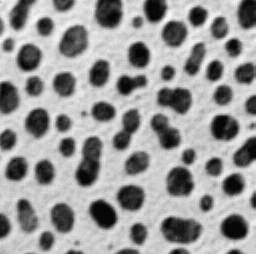
#> input picture images/blobs.tif, 256 x 254 px, found by its file name
$ jupyter execute --allow-errors test_watershed.ipynb
#> lines starting #> are read from the running program, lines starting #| are printed output that depends on the picture; after the words box and inside, x2 and y2 are one past the last pixel; in counts of white or black regions, pixels touching at a corner belong together
### tnia/plotting/plt_helper.py
from email import utils
import matplotlib.pyplot as plt
import numpy as np
from matplotlib.colors import PowerNorm, to_rgb, CSS4_COLORS
import colorsys
from skimage import color
# Outline overlay helper and generation
from skimage.segmentation import find_boundaries
from scipy import ndimage as ndi

from matplotlib import rcParams
# Set the global interpolation to 'none'
rcParams['image.interpolation'] = 'none'

color_dictionary = {
    "Cy5": [1, 0, 0],        # Red
    "DAPI": [0, 0, 1],       # Blue
    "FITC": [0, 1, 0],       # Green
    "GFP": [0, 1, 0],        # Green
    "Texa": [1, 0.5, 0],     # Orange
    "AF594":[1,0.2,0],       # Red
    "Cy2": [0, 1, 0],
    "Cy3": [1, 0.5, 0],      # Orange
}

# [39 lines left out: functions random_label_cmap, imshow2d, not called in this run]

def imshow_multi2d(ims, titles, rows, cols, width=10, height=4, colormaps=None, vmin=None, vmax=None, gamma=None, plottypes=None, xlabels = None, ylabels = None):
    """ a little helper to show a grid of images of differnt sizes using pyplot.  Just makes calls to imshow more readable.

    Args:
        ims (list of np arrays): input images
        titles(list of strings): titles of images
        rows: number of rows of images
        cols: number of collumns of images (not rows*cols needs to equal number of images)
        width (int, optional): Width of plot. Defaults to 8.
        height (int, optional): Height of plot. Defaults to 6.
        colormaps (list of colormaps, optional): list of colormaps for each image. Defaults to None.
        vmin (float, optional): min value for colormap. Defaults to None.
        vmax (float, optional): max value for colormap. Defaults to None.
        gamma (float, optional): gamma value for colormap. Defaults to None.
        plottypes (list of strings, optional): list of plot types. Defaults to None. Options are 'imshow' and 'hist'
        xlabels (list of strings, optional): list of xlabels. Defaults to None.
        ylabels (list of strings, optional): list of ylabels. Defaults to None.

    Returns:
        [type]: returns the figure
    """
    fig, axes = plt.subplots(rows, cols, figsize=(width,height))

    if colormaps is None:
        colormaps = [None]*len(ims)

    if plottypes is None:
        plottypes = ['imshow']*len(ims)

    if xlabels is None:
        xlabels = [None]*len(ims)

    if ylabels is None:
        ylabels = [None]*len(ims)

    if vmin is None:
        vmin = [None]*len(ims)

    if vmax is None:
        vmax = [None]*len(ims)

    for im,ax,title,colormap,plottype,xlabel,ylabel,vmin_, vmax_ in zip(ims,np.ndarray.flatten(axes),titles,colormaps,plottypes,xlabels,ylabels,vmin,vmax):
        #print('types')
        #print(type(im), type(ax), type(title))
        #print()

        if plottype == 'imshow':
            if gamma is not None:
                norm = PowerNorm(gamma=gamma, vmin=vmin_, vmax=vmax_)
                ax.imshow(im.squeeze(), colormap,norm=norm)
            else:
                ax.imshow(im.squeeze(), colormap,vmin=vmin_, vmax=vmax_)

            if xlabel is not None:
                ax.set_xlabel(xlabel)

            if ylabel is not None:
                ax.set_ylabel(ylabel)
        elif plottype == 'hist':
            ax.hist(im.flatten(), bins=100)

        ax.set_title(title)

    return fig

# [354 lines left out: functions plot_line, plot_lines, plot_color_space, hsv_to_rgb, mask_overlay, ensure_three_channels and 6 more, not called in this run]

### notebooks/imagesc/2024_05_12_separate_overlapping/test_watershed.ipynb
[cell 1]
from skimage.io import imread
from pathlib import Path
from skimage.feature import peak_local_max
from scipy import ndimage as ndi
import cv2
import numpy as np
from tnia.plotting.plt_helper import imshow_multi2d

tnia_images_path = Path(r'D:/images')
parent_path=Path(tnia_images_path / r'tnia-python-images/imagesc/2024_05_12_separate_overlapping')

im = imread(parent_path / 'blobs.tif')
#> im is the input picture: shape (254, 256); min 8, max 248, mean 103.3

[cell 2]
import matplotlib.pyplot as plt

plt.imshow(im)

[cell 3]
block_size=355
blurred_image = cv2.GaussianBlur(im, (5, 5), 0)
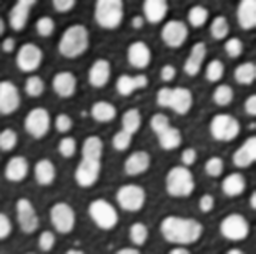
#> blurred_image: shape (254, 256); min 10, max 248, mean 103.3
local_thresh = cv2.adaptiveThreshold(blurred_image, 255, cv2.ADAPTIVE_THRESH_GAUSSIAN_C, cv2.THRESH_BINARY, block_size, 1)
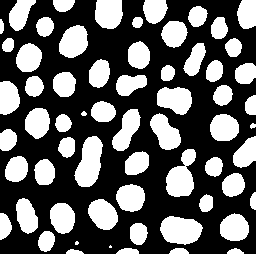
#> local_thresh: shape (254, 256); 38.2% white; 63 white regions (2 under 20 px), largest, box (x1, y1, x2, y2) and area: (74, 136, 103, 187) 983, (160, 216, 203, 245) 933, (166, 149, 196, 197) 905

fig = imshow_multi2d([im, blurred_image, local_thresh], ['Original', 'Blurred', 'Local Threshold'], 1, 3)
#> in imshow_multi2d, `colormaps = [None]*len(ims)`: colormaps = 3 items
#> in imshow_multi2d, `plottypes = ['imshow']*len(ims)`: plottypes = ['imshow', 'imshow', 'imshow']
#> in imshow_multi2d, `xlabels = [None]*len(ims)`: xlabels = 3 items
#> the loop in imshow_multi2d, `for im,ax,title,colormap,plottype,xlabel,ylabel,vmin_, vmax_ in zip(im..` made 3 passes
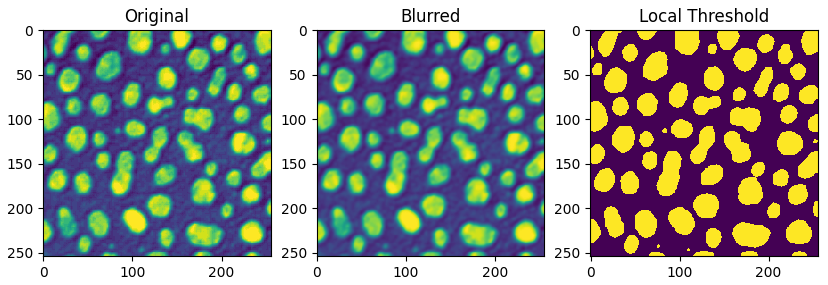
#> figure drawn by matplotlib, 3 panels

[cell 4]
kernel = np.ones((3, 3), np.uint8)
opening = cv2.morphologyEx(local_thresh, cv2.MORPH_OPEN, kernel, iterations=1)
#> opening: shape (254, 256); 38.1% white; 62 white regions (2 under 20 px), largest, box (x1, y1, x2, y2) and area: (75, 136, 103, 187) 982, (160, 216, 202, 244) 929, (166, 149, 196, 197) 905

sure_fg = cv2.dilate(opening, kernel, iterations=1)
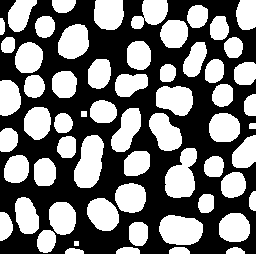
#> sure_fg: shape (254, 256); 46.2% white; 61 white regions, largest, box (x1, y1, x2, y2) and area: (74, 135, 104, 188) 1146, (165, 148, 197, 198) 1089, (159, 215, 203, 245) 1073

dist_transform = cv2.distanceTransform(sure_fg, cv2.DIST_L2, 5)
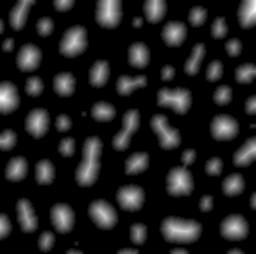
#> dist_transform: shape (254, 256) float32; min 0, max 17.58, mean 2.24; drawn with min black and max white

# threshold distance transform to get peaks
coords = peak_local_max(dist_transform, min_distance=5, exclude_border=False)
#> coords = 73 pairs, first value 0 to 253, second value 0 to 255
mask = np.zeros(dist_transform.shape, dtype=bool)
mask[tuple(coords.T)] = True
markers, _ = ndi.label(mask)

# dilate markers for display
display_markers = cv2.dilate(markers.astype(np.uint8), kernel, iterations=1)

fig = imshow_multi2d([sure_fg, dist_transform, display_markers], ['Foreground', 'Distance Transform', 'Markers'], 1, 3)
#> the loop in imshow_multi2d (call 2), `for im,ax,title,colormap,plottype,xlabel,ylabel,vmin_, vmax_ in zip(im..` made 3 passes
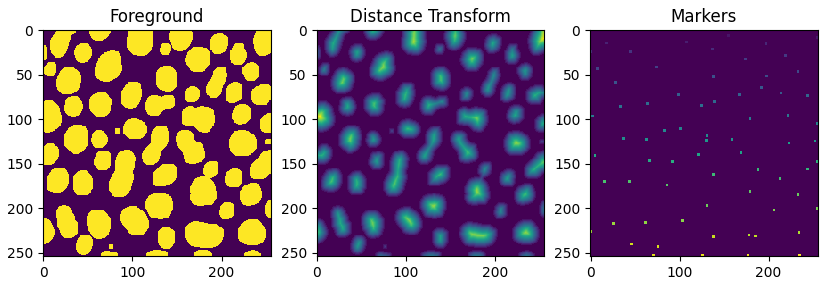
#> figure drawn by matplotlib, 3 panels

[cell 5]
sure_fg = np.uint8(sure_fg)
#> (the rest of this cell did not finish here and is left out)

[cell 6]
help(cv2.drawContours)

#> (a cell that did not finish here is left out)

[cell 8]
from skimage.feature import peak_local_max
from scipy import ndimage as ndi


#> (the rest of this cell did not finish here and is left out)

[cell 9]
import napari
viewer = napari.Viewer()
viewer.add_image(im)
viewer.add_image(sure_fg)
viewer.add_image(im*sure_fg)
#> (the rest of this cell did not finish here and is left out)

[cell 10]
sure_fg.max()
sure_fg_ = sure_fg/255
sure_fg_.max()
#> Out = 1
